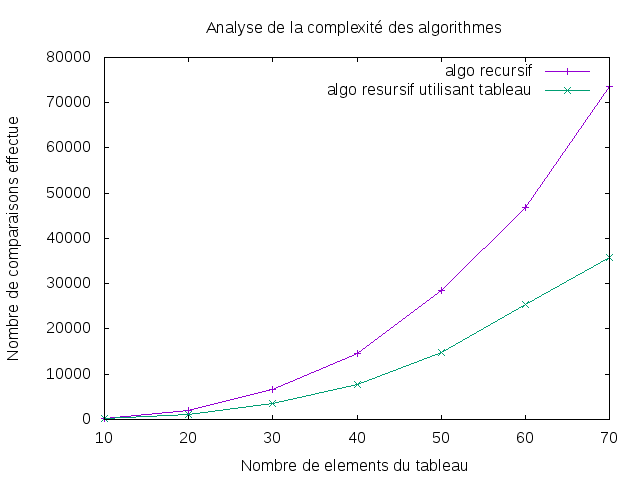

Recreate this plot in gnuplot.
set title 'Analyse de la complexité des algorithmes'

set xlabel 'Nombre de elements du tableau'

set ylabel 'Nombre de comparaisons effectue'

set term png
set output 'resultat.png'

plot "resultat.txt" using 1:2 title "algo recursif" with linespoints, \
	"resultat.txt" using 1:3 title "algo resursif utilisant tableau" with linespoints
